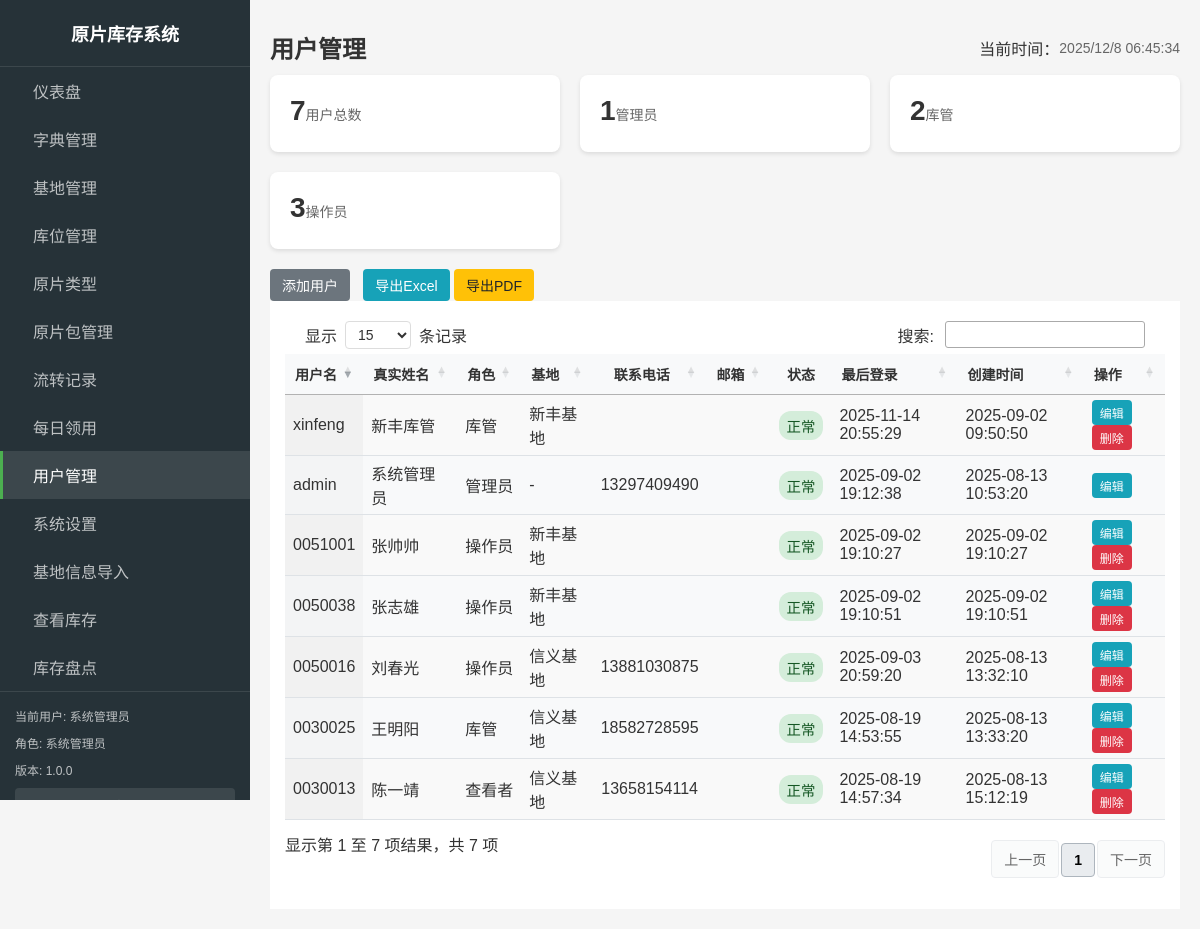
The page /admin/users.php (signed in) on the database its author committed.
### tables this page shows
CREATE TABLE `users`  (
  `id` int(11) NOT NULL AUTO_INCREMENT,
  `username` varchar(50) NOT NULL COMMENT '用户名',
  `password` varchar(255) NOT NULL COMMENT '密码',
  `real_name` varchar(50) NULL DEFAULT NULL COMMENT '真实姓名',
  `role` enum('admin','manager','operator','viewer') NOT NULL DEFAULT 'operator',
  `base_id` int(11) NULL DEFAULT NULL COMMENT '所属基地ID',
  `phone` varchar(20) NULL DEFAULT NULL COMMENT '电话',
  `email` varchar(100) NULL DEFAULT NULL COMMENT '邮箱',
  `last_login` timestamp NOT NULL DEFAULT CURRENT_TIMESTAMP ON UPDATE CURRENT_TIMESTAMP COMMENT '最后登录时间',
  `status` tinyint(1) NULL DEFAULT 1 COMMENT '状态：1启用，0禁用',
  `created_at` timestamp NOT NULL DEFAULT CURRENT_TIMESTAMP,
  `updated_at` timestamp NOT NULL DEFAULT CURRENT_TIMESTAMP ON UPDATE CURRENT_TIMESTAMP,
  PRIMARY KEY (`id`) USING BTREE,
  INDEX `base_id`(`base_id`) USING BTREE
);

CREATE TABLE `bases`  (
  `id` int(11) NOT NULL AUTO_INCREMENT,
  `name` varchar(50) NOT NULL COMMENT '基地名称',
  `code` varchar(20) NOT NULL COMMENT '基地编码',
  `address` varchar(255) NULL DEFAULT NULL COMMENT '基地地址',
  `created_at` timestamp NOT NULL DEFAULT CURRENT_TIMESTAMP,
  `updated_at` timestamp NOT NULL DEFAULT CURRENT_TIMESTAMP ON UPDATE CURRENT_TIMESTAMP,
  PRIMARY KEY (`id`) USING BTREE
);

### includes/db.php (called while the page is built, shortened)
<?php
function getDbConnection() {
    static $conn = null;
    if ($conn === null) {
        $conn = new mysqli(DB_HOST, DB_USER, DB_PASS, DB_NAME);
        $conn->set_charset(DB_CHARSET);
    }
    return $conn;
}
function query($sql, $params = []) {
    $conn = getDbConnection();
    $stmt = $conn->prepare($sql);
    if (!$stmt->execute()) {
        throw new Exception("执行查询失败: " . $stmt->error . "<br>SQL: " . $sql);
    }
    $result = $stmt->get_result();
    return $result;
}
function fetchAll($sql, $params = []) {
    $result = query($sql, $params);
    $rows = [];
    while ($row = $result->fetch_assoc()) {
        $rows[] = $row;
    }
    return $rows;
}
?>

### includes/functions.php (called while the page is built, shortened)
<?php
function formatDateTime($datetime, $format = 'Y-m-d H:i:s') {
    $date = new DateTime($datetime);
    return $date->format($format);
}
?>

### includes/auth.php (called while the page is built, shortened)
<?php
require_once __DIR__ . '/db.php';
require_once __DIR__ . '/functions.php';
function isLoggedIn() {
    return isset($_SESSION['logged_in']) && $_SESSION['logged_in'] === true;
}
function getCurrentUser() {
    return [
        'id' => $_SESSION['user_id'],
        'username' => $_SESSION['username'],
        'name' => $_SESSION['name'],
        'role' => $_SESSION['role'],
        'base_id' => $_SESSION['base_id'] ?? null
    ];
}
?>

### includes/admin_nav_config.php (called while the page is built, shortened)
<?php
function getAdminNavConfig($userRole) {
    $filteredItems = array_filter($navItems, function($item) use ($userRole) {
        return in_array($userRole, $item['roles']);
    });
    usort($filteredItems, function($a, $b) {
        return $a['order'] - $b['order'];
    });
    return $filteredItems;
}
function getCurrentNavId($currentPage) {
    $pageNavMap = [
        'index.php' => 'dashboard',
        'bases.php' => 'bases',
        'racks.php' => 'racks',
        'glass_types.php' => 'glass_types',
        'dictionary.php' => 'dictionary',
        'packages.php' => 'packages',
        'transactions.php' => 'transactions',
        'reports.php' => 'reports',
        'users.php' => 'users',
        'settings.php' => 'settings',
    ];
    return $pageNavMap[$currentPage] ?? '';
}
?>

### admin/users.php (the view, shortened to what this page needs)
<?php
require_once '../includes/auth.php';
require_once '../includes/functions.php';
require_once '../includes/db.php';
require_once '../includes/admin_layout.php';
$currentUser = getCurrentUser();
$message = '';
$messageType = '';
$whereConditions = [];
$params = [];
$whereClause = !empty($whereConditions) ? 'WHERE ' . implode(' AND ', $whereConditions) : '';
$users = fetchAll("SELECT u.*, b.name as base_name
                  FROM users u
                  LEFT JOIN bases b ON u.base_id = b.id
                  $whereClause
                  ORDER BY u.created_at DESC", $params);
$roleOptions = [
    'admin' => '管理员',
    'manager' => '库管',
    'operator' => '操作员',
    'viewer' => '查看者'
];
$totalUsers = count($users);
$operatorCount = count(array_filter($users, function ($user) {
    return $user['role'] == 'operator';
}));
$adminCount = count(array_filter($users, function ($user) {
    return $user['role'] == 'admin';
}));
$managerCount = count(array_filter($users, function ($user) {
    return $user['role'] == 'manager';
}));
?>
<div class="stats-grid">
    <div class="stat-card">
        <div class="stat-value"><?php echo $totalUsers; ?></div>
        <div class="stat-label">用户总数</div>
    </div>
    <div class="stat-card">
        <div class="stat-value"><?php echo $adminCount; ?></div>
        <div class="stat-label">管理员</div>
    </div>
    <div class="stat-card">
        <div class="stat-value"><?php echo $managerCount; ?></div>
        <div class="stat-label">库管</div>
    </div>
    <div class="stat-card">
        <div class="stat-value"><?php echo $operatorCount; ?></div>
        <div class="stat-label">操作员</div>
    </div>
</div>
<div class="admin-page">
    <div class="action-section">
        <button onclick="openAddModal()" class="btn btn-primary btn-lg">
            <i class="fas fa-plus"></i> 添加用户
        </button>&nbsp;&nbsp;
        <button onclick="exportToExcel('usersTable', '用户列表')" class="btn btn-info btn-secondary">
                <i class="fas fa-file-excel"></i> 导出Excel
        </button>
        <button onclick="exportToPDF('usersTable', '用户列表')" class="btn btn-warning btn-secondary">
                <i class="fas fa-file-pdf"></i> 导出PDF
        </button>
    </div>
    <div class="table-section">
        <table id="usersTable" data-table="users" class="admin-table display" style="width:100%">
            <thead>
                <tr>
                    <th>用户名</th>
                    <th>真实姓名</th>
                    <th>角色</th>
                    <th>基地</th>
                    <th>联系电话</th>
                    <th>邮箱</th>
                    <th>状态</th>
                    <th>最后登录</th>
                    <th>创建时间</th>
                    <th>操作</th>
                </tr>
            </thead>
            <tbody>
                <?php foreach ($users as $user): ?>
                <tr>
                    <td><?php echo htmlspecialchars($user['username']); ?></td>
                    <td><?php echo htmlspecialchars($user['real_name']); ?></td>
                    <td>
                        <span class="role-badge role-<?php echo $user['role']; ?>">
                            <?php echo $roleOptions[$user['role']] ?? $user['role']; ?>
                        </span>
                    </td>
                    <td><?php echo htmlspecialchars($user['base_name'] ?? '-'); ?></td>
                    <td><?php echo htmlspecialchars($user['phone'] ?? '-'); ?></td>
                    <td><?php echo htmlspecialchars($user['email'] ?? '-'); ?></td>
                    <td>
                        <?php if ($user['status'] == 1): ?>
                            <span class="status-badge status-active">正常</span>
                        <?php else: ?>
                            <span class="status-badge status-inactive">禁用</span>
                        <?php endif; ?>
                    </td>
                    <td><?php echo $user['last_login'] ? formatDateTime($user['last_login']) : '从未登录'; ?></td>
                    <td><?php echo formatDateTime($user['created_at']); ?></td>
                    <td>
                        <div class="btn-group">
                            <a href="?edit=<?php echo $user['id']; ?>" class="btn btn-sm btn-info">
                                <i class="fas fa-edit"></i> 编辑
                            </a>
                            <?php if ($user['id'] != $currentUser['id']): ?>
                                <button onclick="deleteUser(<?php echo $user['id']; ?>)" class="btn btn-sm btn-danger">
                                    <i class="fas fa-trash"></i> 删除
                                </button>
                            <?php endif; ?>
                        </div>
                    </td>
                </tr>
                <?php endforeach; ?>
            </tbody>
        </table>
    </div>
</div>
<?php
$content = ob_get_clean();
echo renderAdminLayout('用户管理', $content, $currentUser, 'users.php', [], [], $message ?? '', $messageType ?? 'info');
?>

### includes/admin_sidebar.php (shortened to what this page needs)
<?php
require_once __DIR__ . '/admin_nav_config.php';
function renderAdminSidebar($currentUser, $currentPage = '') {
    $navItems = getAdminNavConfig($currentUser['role']);
    $currentNavId = getCurrentNavId($currentPage);
    ?>
    <div class="admin-sidebar">
        <div class="logo">
            <h2><?php echo APP_NAME; ?></h2>
        </div>
        <nav class="admin-nav">
            <ul>
                <?php foreach ($navItems as $item): ?>
                <li<?php echo ($item['id'] === $currentNavId) ? ' class="active"' : ''; ?>>
                    <a href="<?php echo htmlspecialchars($item['url']); ?>">
                        <?php echo htmlspecialchars($item['title']); ?>
                    </a>
                </li>
                <?php endforeach; ?>
            </ul>
        </nav>
        <div class="admin-sidebar-footer">
            <p>当前用户: <?php echo htmlspecialchars($currentUser['name'] ?: $currentUser['username']); ?></p>
            <p>角色: <?php echo getRoleDisplayName($currentUser['role']); ?></p>
            <p>版本: <?php echo APP_VERSION; ?></p>
            <a href="../logout.php" class="logout-btn">退出登录</a>
        </div>
    </div>
    <?php
    return ob_get_clean();
}
function getRoleDisplayName($role) {
    $roleNames = [
        'admin' => '系统管理员',
        'manager' => '库管',
        'operator' => '操作员',
        'viewer' => '查看者'
    ];
    return $roleNames[$role] ?? $role;
}
?>

### assets/css/main.css (style rules this page uses)
* { box-sizing: border-box; }
body { font-family: 'Microsoft YaHei', Arial, sans-serif; margin: 0; padding: 0; background-color: #f5f5f5; color: #333; }
a { text-decoration: none; color:#000000; }
.btn { display: inline-block; padding: 8px 16px; background-color: #4CAF50; color: white; border: none; border-radius: 4px; cursor: pointer; font-size: 14px; text-align: center; transition: background-color 0.2s; }
.btn-primary { background-color: #2196F3; }
.btn-secondary { background-color: #6c757d; color: white; }
.btn-info { background-color: #17a2b8; color: white; }
.btn-warning { background-color: #ffc107; color: #212529; }
.btn-danger { background-color: #f44336; }
.btn-sm { padding: 4px 8px; font-size: 12px; }
.status-badge { display: inline-block; padding: 4px 8px; border-radius: 12px; font-size: 0.9em; font-weight: 500; text-align: center; white-space: nowrap; }
.status-active { background-color: #d4edda; color: #155724; }
.text-center { text-align: center; }

### assets/css/admin.css (style rules this page uses)
body { min-width: 1080px; }
.admin-sidebar { width: 250px; background-color: #263238; color: #fff; display: flex; flex-direction: column; position: fixed; height: 100vh; overflow-y: auto; }
.logo { padding: 20px; text-align: center; border-bottom: 1px solid rgba(255,255,255,0.1); }
.logo h2 { margin: 0; font-size: 18px; color: #fff; }
.admin-nav { flex: 1; }
.admin-nav ul { list-style: none; padding: 0; margin: 0; }
.admin-nav li { margin: 0; }
.admin-nav a { display: block; padding: 12px 20px; color: rgba(255,255,255,0.7); text-decoration: none; transition: all 0.3s; border-left: 3px solid transparent; }
.admin-nav li.active a { background-color: rgba(255,255,255,0.1); color: #fff; border-left-color: #4CAF50; }
.admin-sidebar-footer { padding: 15px; border-top: 1px solid rgba(255,255,255,0.1); font-size: 12px; }
.admin-sidebar-footer p { margin: 0 0 10px; opacity: 0.7; }
.logout-btn { display: block; padding: 8px 12px; background-color: rgba(255,255,255,0.1); color: #fff; text-align: center; border-radius: 4px; text-decoration: none; }
.admin-stats, .stats-grid { display: grid; grid-template-columns: repeat(auto-fit, minmax(250px, 1fr)); gap: 20px; margin-bottom: 20px; }
.stat-card { background: white; border-radius: 8px; padding: 20px; box-shadow: 0 2px 4px rgba(0,0,0,0.1); display: flex; align-items: center; transition: transform 0.2s, box-shadow 0.2s; min-width: 200px; }
.stat-value { font-size: 28px; font-weight: bold; color: #333; margin-bottom: 5px; }
.stat-label { font-size: 14px; color: #666; font-weight: 500; }
.admin-table { width: 100%; border-collapse: collapse; margin: 0; font-size: 14px; }
.admin-table th, .admin-table td { padding: 8px 12px; text-align: left; border-bottom: 1px solid #e9ecef; vertical-align: middle; }
.admin-table th { background: #d7e7f5; font-weight: 600; color: #333; font-size: 14px; white-space: nowrap; }
.admin-table tbody tr:nth-child(even) { background-color: #f8f9fa; }

### assets/css/datatable-theme.css (style rules this page uses)
table.dataTable { width: 100% !important; border-collapse: collapse; background-color: white; }
table.dataTable thead th { background-color: #f8f9fa; border-bottom: 2px solid #dee2e6; padding: 12px 8px; font-weight: 600; position: relative; }
table.dataTable thead th.sorting, table.dataTable thead th.sorting_asc, table.dataTable thead th.sorting_desc { cursor: pointer; padding-right: 30px; }
table.dataTable thead th.sorting:after, table.dataTable thead th.sorting_asc:after, table.dataTable thead th.sorting_desc:after { position: absolute; right: 8px; top: 50%; transform: translateY(-50%); font-size: 12px; color: #6c757d; }
table.dataTable tbody th,table.dataTable tbody td { padding: 5px 8px !important; font-size: 1rem; }
table.dataTable tbody td { padding: 10px 8px; border-bottom: 1px solid #dee2e6; }
.text-center { text-align: center !important; }
.btn { padding: 6px 12px; border: none; border-radius: 4px; cursor: pointer; text-decoration: none; display: inline-block; font-size: 14px; text-align: center; }
.btn-sm { padding: 4px 8px; font-size: 12px; }
.btn-primary { background-color: #6c757d !important; color: white !important; border-color: #6c757d !important; }
.btn-danger { background-color: #dc3545; color: white; }

### rows shown on the page
users: real_name "系统管理员", role "系统管理员", username "admin", role "管理员", base_name "-", phone "13297409490", status "正常", last_login "2025-09-02 19:12:38", created_at "2025-08-13 10:53:20"
users: username "0050038", real_name "张志雄", role "操作员", base.name "新丰基地", status "正常", last_login "2025-09-02 19:10:51", created_at "2025-09-02 19:10:51"
users: username "0051001", real_name "张帅帅", role "操作员", base.name "新丰基地", status "正常", last_login "2025-09-02 19:10:27", created_at "2025-09-02 19:10:27"
users: username "xinfeng", real_name "新丰库管", role "库管", base.name "新丰基地", status "正常", last_login "2025-11-14 20:55:29", created_at "2025-09-02 09:50:50"
users: username "0030013", real_name "陈一靖", role "查看者", base.name "信义基地", phone "13658154114", status "正常", last_login "2025-08-19 14:57:34", created_at "2025-08-13 15:12:19"
users: username "0030025", real_name "王明阳", role "库管", base.name "信义基地", phone "18582728595", status "正常", last_login "2025-08-19 14:53:55", created_at "2025-08-13 13:33:20"
users: username "0050016", real_name "刘春光", role "操作员", base.name "信义基地", phone "13881030875", status "正常", last_login "2025-09-03 20:59:20", created_at "2025-08-13 13:32:10"

### other values the page prints
APP_NAME "原片库存系统"
$item['title'] "仪表盘"
$item['title'] "字典管理"
$item['title'] "基地管理"
$item['title'] "库位管理"
$item['title'] "原片类型"
$item['title'] "原片包管理"
$item['title'] "流转记录"
$item['title'] "每日领用"
$item['title'] "用户管理"
$item['title'] "系统设置"
$item['title'] "基地信息导入"
$item['title'] "查看库存"
$item['title'] "库存盘点"
APP_VERSION "1.0.0"
